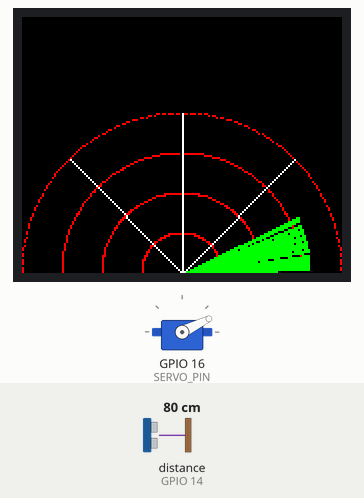
The sketch below on a simulated ESP32. On the bench: 160×128 colour display, servo. Wiring (inferred from the names in the program): ultrasonic range finder: trigger GPIO 13; echo GPIO 14. Inputs (shaded band) come from the test bench; at power-on: distance to the obstacle (sensor on GPIO 14) 80 cm. The echo pulse lasts 58.3 µs per cm.

Above: at 1.36 s.
1.4 s: distance to the obstacle (sensor on GPIO 14) set to 4 cm
At 1.93 s:
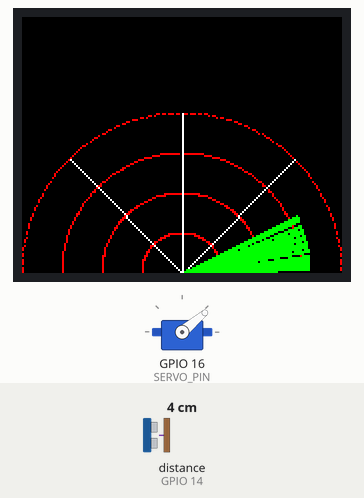
3.0 s: distance to the obstacle (sensor on GPIO 14) set to 9 cm
At 3.15 s:
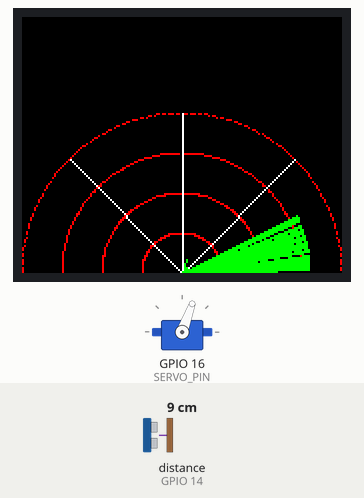
5.1 s: distance to the obstacle (sensor on GPIO 14) set to 18 cm
At 31.5 s:
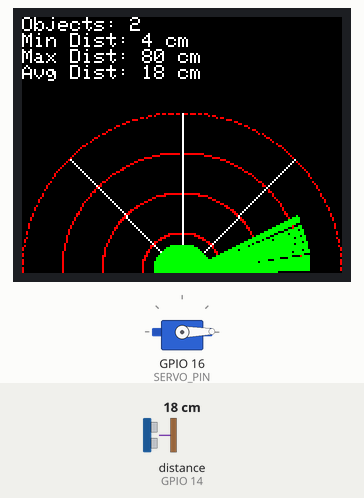
Timing chart, 0 to 31.8 s (numbered marks = the images above; inputs shaded):
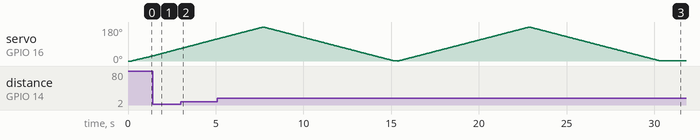

The sketch:

Radar.ino
```cpp
#include <Wire.h>
#include <TFT_eSPI.h>
#include <SPI.h>
#include <ESP32Servo.h>

#define TRIG_PIN 13
#define ECHO_PIN 14
#define MAX_DISTANCE 100
#define OBJECT_THRESHOLD 50 // Adjust this value based on what you consider a new object
#define SERVO_PIN 16
#define SCREEN_WIDTH 160
#define SCREEN_HEIGHT 128

Servo servo;
TFT_eSPI tft = TFT_eSPI();

void setup() {
  Serial.begin(9600);
  tft.init();
  tft.setRotation(3); // Rotate the screen 180 degrees
  pinMode(TRIG_PIN, OUTPUT);
  pinMode(ECHO_PIN, INPUT);
  servo.attach(SERVO_PIN);
  servo.write(0);
}

void loop() {
  // Initialize object count and distance variables
  int objectCount = 0;
  long minDist = MAX_DISTANCE;
  long maxDist = 0;
  long totalDist = 0;
  long readings = 0;

  // Clear the screen
  tft.fillScreen(TFT_BLACK);

   // Draw the reference lines
  for (int r = 0; r <= SCREEN_WIDTH / 2; r += SCREEN_WIDTH / 2 / 4) {
    for (int i = 0; i <= 180; i++) { // Adjust the display to show only half of the circle.
      int x = SCREEN_WIDTH / 2 + r * cos(i * PI / 180.0);
      int y = SCREEN_HEIGHT - r * sin(i * PI / 180.0); // Changed the y calculation to invert the display
      tft.drawPixel(x, y, TFT_RED);
    }
  }

  // Calculate the end points of the 90 degree line
  int x90 = SCREEN_WIDTH / 2 + SCREEN_WIDTH / 2 * cos(90 * PI / 180.0);
  int y90 = SCREEN_HEIGHT - SCREEN_WIDTH / 2 * sin(90 * PI / 180.0); // Changed the y calculation to invert the display

  // Draw 90 degree line
  tft.drawLine(SCREEN_WIDTH / 2, SCREEN_HEIGHT, x90, y90, TFT_WHITE); // Changed the starting point of the line to invert the display

  // Calculate the end points of the 45 degree lines
  int x45 = SCREEN_WIDTH / 2 + SCREEN_WIDTH / 2 * cos(45 * PI / 180.0);
  int y45 = SCREEN_HEIGHT - SCREEN_WIDTH / 2 * sin(45 * PI / 180.0); // Changed the y calculation to invert the display

  // Draw 45 degree lines
  tft.drawLine(SCREEN_WIDTH / 2, SCREEN_HEIGHT, x45, y45, TFT_WHITE); // Changed the starting point of the line to invert the display
  tft.drawLine(SCREEN_WIDTH / 2, SCREEN_HEIGHT, SCREEN_WIDTH - x45, y45, TFT_WHITE); // Changed the starting point of the line to invert the display


  for (int cycle = 0; cycle < 2; cycle++) {
    long previousDist = MAX_DISTANCE;

    for (int j = 0; j < 2; j++) {
      int start = (j == 0) ? 0 : 180;
      int end = (j == 0) ? 180 : 0;
      int step = (j == 0) ? 1 : -1;

      for (int i = start; i != end; i += step) {
        servo.write(i);
        delay(40);

        long duration;
        digitalWrite(TRIG_PIN, LOW);
        delayMicroseconds(2);
        digitalWrite(TRIG_PIN, HIGH);
        delayMicroseconds(10);
        digitalWrite(TRIG_PIN, LOW);
        duration = pulseIn(ECHO_PIN, HIGH);
        long dist = (duration / 2) / 29.1;

        if (dist > MAX_DISTANCE) {
          dist = MAX_DISTANCE;
        }

        // Check if the distance indicates a new object
        if (abs(dist - previousDist) > OBJECT_THRESHOLD) {
          objectCount++;
        }
        previousDist = dist;

        // Update min, max, total, and readings for distance statistics
        minDist = min(minDist, dist);
        maxDist = max(maxDist, dist);
        totalDist += dist;
        readings++;

        // Convert polar coordinates (angle, distance) to Cartesian coordinates (x, y)
        int x = SCREEN_WIDTH / 2 + (dist * (SCREEN_WIDTH / 2) / MAX_DISTANCE) * cos(i * PI / 180.0);
        int y = SCREEN_HEIGHT - (dist * (SCREEN_WIDTH / 2) / MAX_DISTANCE) * sin(i * PI / 180.0);

        // Draw a line from the center of the screen to the calculated point
        tft.drawLine(SCREEN_WIDTH / 2, SCREEN_HEIGHT, x, y, TFT_GREEN);
      }
    }

    // Display the object count and distance data after every second full sweep
    if (cycle == 1) {
      tft.setTextColor(TFT_WHITE);
      tft.setCursor(0, 0);
      tft.setTextSize(1);
      tft.println("Objects: " + String(objectCount));
      tft.println("Min Dist: " + String(minDist) + " cm");
      tft.println("Max Dist: " + String(maxDist) + " cm");
      tft.println("Avg Dist: " + String(totalDist / readings) + " cm");
    }

    delay(200);
  }

  // 5 seconds pause before refreshing the screen and repeating everything again
  delay(5000);
}
```
